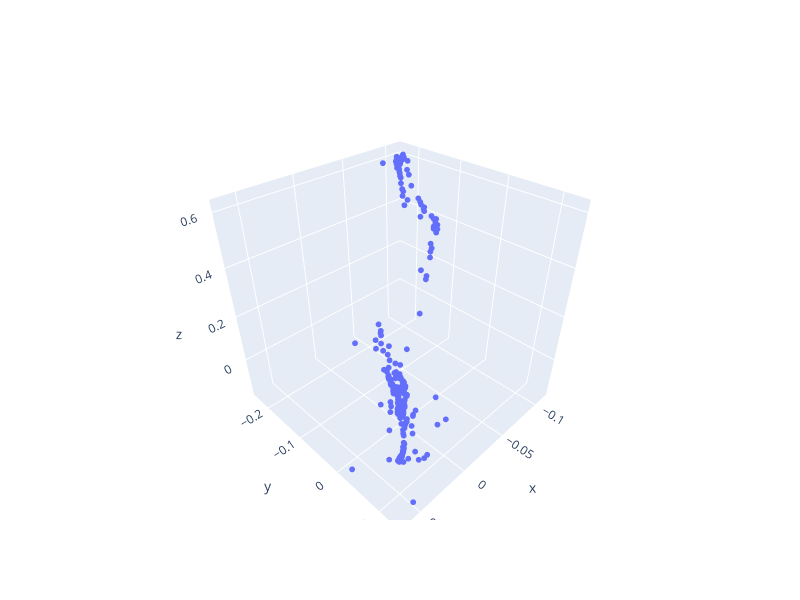

The notebook cell saved with this chart:
### Markdown cell above
### Blue points: scene geometry
### Red points: all cameras
### Purple point: an example camera
### Green frustum: the viewing frustum of the purple camera. It should cover the scene geometry. 

## You can move around using nbviewer!

### Code cell
import plotly.graph_objects as go

layout = go.Layout(
    yaxis=dict(
        range=[-0.01, 0.01],
    ),
    xaxis=dict(
        range=[-0.1, 0.1],

    ),
    autosize=False,
    width=800,
    height=600,
)
fig = go.Figure(layout=layout)

# Remove the axis labels
fig.update_yaxes(showticklabels=False)

# Remove the axis numbers
fig.update_xaxes(showticklabels=False, showgrid=False, zeroline=False)
fig.update_yaxes(showticklabels=False, showgrid=False, zeroline=False)

# # Constrain the x-axis to be from -1 to 1
# fig.update_xaxes(range=[-1, 1])

# # Constrain the y-axis to be from -1 to 1
# fig.update_yaxes(range=[-1, 1])
# #fig.update_zaxes(range=[-1,1])

z_in_range = dataset.xyz_world[:, 2]<5
skip = 5

# fig.add_trace(
#     go.Scatter3d(
#         x=dataset.xyz_world[z_in_range, 0][::skip],
#         y=dataset.xyz_world[z_in_range, 1][::skip],
#         z=dataset.xyz_world[z_in_range, 2][::skip],
#         mode='markers',
#         name='scene',
#         marker=dict(size=0.3)
#     )
# )

img_test = dataset.img_ids_test
img_train = dataset.img_ids_train
img_val = dataset.img_ids_val

test_poses = []
train_poses = []
val_poses = []
all_poses = []
for idx in img_test:
    test_poses.append(dataset.poses_dict[idx])
    all_poses.append(dataset.poses_dict[idx])

for idx in img_train:
    train_poses.append(dataset.poses_dict[idx])
    all_poses.append(dataset.poses_dict[idx])

for idx in img_val:
    val_poses.append(dataset.poses_dict[idx])
    all_poses.append(dataset.poses_dict[idx])

test_poses = np.array(test_poses)
train_poses = np.array(train_poses)
val_poses = np.array(val_poses)
all_poses = np.array(all_poses)


# fig.add_trace(
#     go.Scatter3d(
#         x=train_poses[:, 0, 3],
#         y=train_poses[:, 1, 3],
#         z=train_poses[:, 2, 3],
#         mode='markers',
#         name='cameras',
#         marker=dict(size=2)
#     )
# )

# fig.add_trace(
#     go.Scatter3d(
#         x=val_poses[:, 0, 3],
#         y=val_poses[:, 1, 3],
#         z=val_poses[:, 2, 3],
#         mode='markers',
#         name='cameras',
#         marker=dict(size=2)
#     )
# )

# fig.add_trace(
#     go.Scatter3d(
#         x=test_poses[:, 0, 3],
#         y=test_poses[:, 1, 3],
#         z=test_poses[:, 2, 3],
#         mode='markers',
#         name='cameras',
#         marker=dict(size=2)
#     )
# )
fig.add_trace(
    go.Scatter3d(
        x=all_poses[:, 0, 3],
        y=all_poses[:, 1, 3],
        z=all_poses[:, 2, 3],
        mode='markers',
        name='cameras',
        marker=dict(size=2)
    )
)

xlines = []
ylines = []
zlines = []
for i in [0, 127, -128, -1]:
    xlines += [start[i, 0], end[i, 0], None]
    ylines += [start[i, 1], end[i, 1], None]
    zlines += [start[i, 2], end[i, 2], None]
    
for p in [[0, 127], [127, -1], [-128, -1], [-128, 0]]:
    xlines += [start[p[0], 0], start[p[1], 0], None]
    ylines += [start[p[0], 1], start[p[1], 1], None]
    zlines += [start[p[0], 2], start[p[1], 2], None]
    xlines += [end[p[0], 0], end[p[1], 0], None]
    ylines += [end[p[0], 1], end[p[1], 1], None]
    zlines += [end[p[0], 2], end[p[1], 2], None]

# fig.add_trace(
#     go.Scatter3d(
#         x=xlines,
#         y=ylines,
#         z=zlines,
#         mode='lines',
#         name='frustum',
#         marker=dict(size=1)
#     )
# )

# pose = dataset.poses_dict[dataset.img_ids_train[0]]
# pose = dataset.poses_dict[dataset.img_ids_train[0]]

# img_test = dataset.img_ids_test
# img_train = dataset.img_ids_train
# img_val = dataset.img_ids_val
# for idx in img_test:
#     pose = dataset.poses_dict[idx]
#     fig.add_trace(
#         go.Scatter3d(
#             x=[pose[0, 3]],
#             y=[pose[1, 3]],
#             z=[pose[2, 3]],
#             mode='markers',
#             name='camera',
#             marker=dict(size=3, color='red')
#         )
#     )

fig.show()

### Figure 1 — Plotly figure (JSON) as saved in the notebook; plotly's stock layout.template omitted (floating-point values rounded to 4 significant figures; data arrays with more than 128 entries replaced by an {"elided": "..."} marker saying what was removed)
{"data": [{"marker": {"size": 2}, "mode": "markers", "name": "cameras", "type": "scatter3d", "x": {"elided": "500 float values"}, "y": {"elided": "500 float values"}, "z": {"elided": "500 float values"}}], "layout": {"autosize": false, "height": 600, "width": 800, "xaxis": {"range": [-0.1, 0.1], "showgrid": false, "showticklabels": false, "zeroline": false}, "yaxis": {"range": [-0.01, 0.01], "showgrid": false, "showticklabels": false, "zeroline": false}}}
